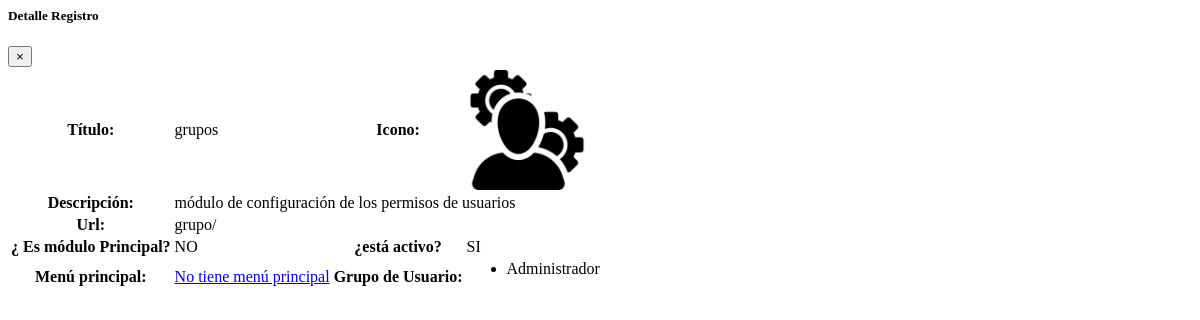
/menu/Detalle/2 (signed in), run on an earlier commit of the app's database.
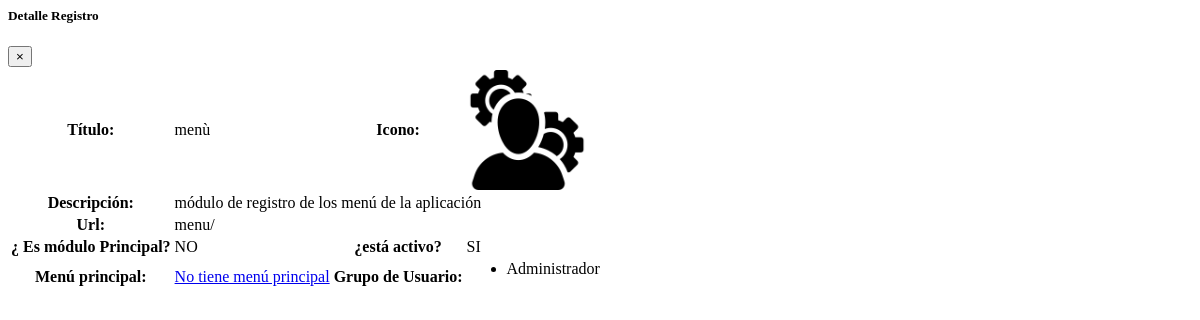
And on a later commit of the database.
### covid/models.py (models this page shows, shortened)
class ModeloBase(models.Model):
    class Meta:
        abstract = True
    """Model definition for ModeloBase."""
    fecha_creacion = models.DateTimeField(verbose_name='Fecha creación',auto_now_add=True)
    usuario_creacion = models.ForeignKey(settings.AUTH_USER_MODEL, verbose_name='Usuario Creación', related_name='+', blank=True, null=True,on_delete=models.PROTECT, editable=False)
    usuario_modificacion = models.ForeignKey(settings.AUTH_USER_MODEL, verbose_name='Usuario Modificación', related_name='+', blank=True, null=True,on_delete=models.PROTECT , editable=False)
    fecha_modificacion = models.DateTimeField(verbose_name='Fecha Modificación', auto_now=True)

class Menu(ModeloBase):
    titulo = models.CharField(verbose_name='Título',max_length=200)
    descripcion = models.CharField( verbose_name='Descripciòn',max_length=200)
    icono = models.ImageField(verbose_name="icono", upload_to='icon/')
    url = models.CharField(verbose_name='Url', max_length=200)
    es_modulo_principal = models.BooleanField(default=False ,verbose_name='¿Es módulo principal?')
    principal = models.ForeignKey("self", null=True, blank=True, on_delete=models.CASCADE)
    grupo = models.ManyToManyField(Group, through='Menu_Groups', verbose_name='Grupos de usuario')
    activo = models.BooleanField(default=True)
    class Meta:
        verbose_name = 'Menu'
        verbose_name_plural = 'Menus'

### covid/views.py (the view)
# urls.py: path('menu/Detalle/<int:pk>', key.MenuDetailView.as_view(), name="menu_detalle") ,
class MenuDetailView(LoginRequiredMixin,PermissionRequiredMixin,DetailView):
    permission_required = 'covid.view_menu'
    model = Menu
    template_name = "menu/menu_detalle.html"

### templates/menu/menu_detalle.html (shortened to what this page needs)
<div class="modal-dialog modal-lg ">
    <div class="modal-content">
        <div class="modal-header">
            <h5 class="modal-title">Detalle Registro</h5>
            <button type="button" class="close" data-dismiss="modal" aria-label="Close">
                <span aria-hidden="true">&times;</span>
            </button>
        </div>
        <div class="modal-body">
            <table class="table table-bordered table-responsive-sm table-responsive-xl">
                <tbody>
                    <tr>
                        <th>Título:</th>
                        <td>{{object.titulo}}</td>
                        <th>Icono:</th>
                        <td>
                            {% if object.icono %}<img class="img-rounded " src="{{object.icono.url}}" width="120"
                                alt="Icono del menú">{% else %}<a href="#">No tiene icono</a> {% endif %}
                        </td>
                    </tr>
                    <tr>
                        <th>Descripción:</th>
                        <td colspan="3">{{object.descripcion}}</td>
                    </tr>
                    <tr>
                        <th>Url:</th>
                        <td colspan="3">{{object.url}}</td>
                    </tr>
                    <tr>
                        <th>¿ Es módulo Principal?</th>
                        <td>
                            {% if object.es_modulo_principal%}
                            <span class="badge badge-success">SI </span>
                            {% else %}
                            <span class="badge badge-danger">NO </span>
                            {% endif %}
                        </td>
                        <th>¿está activo?</th>
                        <td>
                            {% if object.activo%}
                            <span class="badge badge-success">SI</span>
                            {% else %}
                            <span class="badge badge-danger">NO </span>
                            {% endif %}
                        </td>
                    </tr>
                    <tr>
                        <th>Menú principal:</th>
                        <td> {% if object.principal %}{{object.principal}}{% else %}<a href="#">No tiene menú
                                principal</a> {% endif %}
                        </td>
                        <th>Grupo de Usuario:</th>
                        <td>
                            <ul>
                                {% for object in object.grupo.all%}
                                <li class="badge  badge-pill badge-info">
                                    {{object}}
                                </li>
                                {% endfor %}
                            </ul>
                        </td>
                    </tr>
                </tbody>
            </table>
        </div>
    </div>
</div>

What changed in the data, as far as the page shows it:
changed Menu: titulo "grupos" → "menù"; descripcion "módulo de configuración de los permisos de usuarios" → "módulo de registro de los menú de la aplicación"; url "grupo/" → "menu/"
